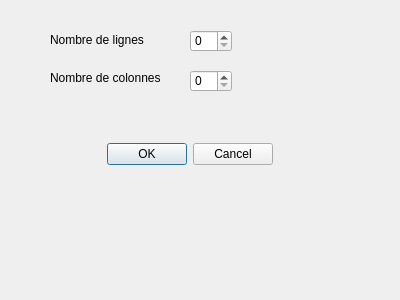
<?xml version="1.0" encoding="UTF-8"?>
<ui version="4.0">
 <class>excel</class>
 <widget class="QDialog" name="excel">
  <property name="geometry">
   <rect>
    <x>0</x>
    <y>0</y>
    <width>400</width>
    <height>300</height>
   </rect>
  </property>
  <property name="windowTitle">
   <string>Dialog</string>
  </property>
  <widget class="QLabel" name="ligne_excel">
   <property name="geometry">
    <rect>
     <x>50</x>
     <y>30</y>
     <width>121</width>
     <height>20</height>
    </rect>
   </property>
   <property name="text">
    <string>Nombre de lignes</string>
   </property>
  </widget>
  <widget class="QDialogButtonBox" name="buttonBox">
   <property name="geometry">
    <rect>
     <x>80</x>
     <y>140</y>
     <width>193</width>
     <height>28</height>
    </rect>
   </property>
   <property name="standardButtons">
    <set>QDialogButtonBox::Cancel|QDialogButtonBox::Ok</set>
   </property>
  </widget>
  <widget class="QLabel" name="colonne_excel">
   <property name="geometry">
    <rect>
     <x>50</x>
     <y>70</y>
     <width>111</width>
     <height>16</height>
    </rect>
   </property>
   <property name="text">
    <string>Nombre de colonnes</string>
   </property>
  </widget>
  <widget class="QSpinBox" name="spinBox_excel2">
   <property name="geometry">
    <rect>
     <x>190</x>
     <y>70</y>
     <width>42</width>
     <height>22</height>
    </rect>
   </property>
  </widget>
  <widget class="QSpinBox" name="spinBox_excel">
   <property name="geometry">
    <rect>
     <x>190</x>
     <y>30</y>
     <width>42</width>
     <height>22</height>
    </rect>
   </property>
  </widget>
 </widget>
 <resources/>
 <connections/>
</ui>
